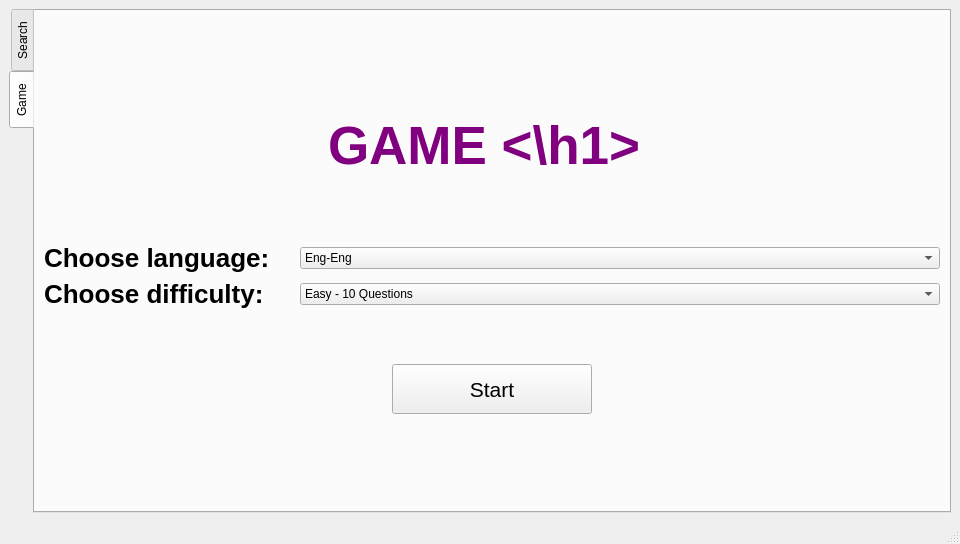
<?xml version="1.0" encoding="UTF-8"?>
<ui version="4.0">
 <class>MainWindow</class>
 <widget class="QMainWindow" name="MainWindow">
  <property name="geometry">
   <rect>
    <x>0</x>
    <y>0</y>
    <width>960</width>
    <height>544</height>
   </rect>
  </property>
  <property name="sizePolicy">
   <sizepolicy hsizetype="MinimumExpanding" vsizetype="Preferred">
    <horstretch>0</horstretch>
    <verstretch>0</verstretch>
   </sizepolicy>
  </property>
  <property name="windowTitle">
   <string>MainWindow</string>
  </property>
  <widget class="QWidget" name="centralwidget">
   <layout class="QHBoxLayout" name="horizontalLayout_2">
    <item>
     <widget class="QTabWidget" name="tabWidget">
      <property name="sizePolicy">
       <sizepolicy hsizetype="MinimumExpanding" vsizetype="Preferred">
        <horstretch>0</horstretch>
        <verstretch>0</verstretch>
       </sizepolicy>
      </property>
      <property name="tabPosition">
       <enum>QTabWidget::West</enum>
      </property>
      <property name="currentIndex">
       <number>1</number>
      </property>
      <property name="movable">
       <bool>true</bool>
      </property>
      <widget class="QWidget" name="tabSearch">
       <attribute name="title">
        <string>Search</string>
       </attribute>
       <widget class="QWidget" name="layoutWidget">
        <property name="geometry">
         <rect>
          <x>60</x>
          <y>0</y>
          <width>771</width>
          <height>91</height>
         </rect>
        </property>
        <layout class="QVBoxLayout" name="verticalLayout">
         <item>
          <layout class="QHBoxLayout" name="horizontalLayout">
           <item>
            <widget class="QComboBox" name="comboBoxSearch"/>
           </item>
           <item>
            <widget class="QLineEdit" name="lineEditSearch"/>
           </item>
           <item>
            <widget class="QPushButton" name="pushButtonSearch">
             <property name="text">
              <string>Search</string>
             </property>
            </widget>
           </item>
          </layout>
         </item>
         <item>
          <layout class="QHBoxLayout" name="horizontalLayoutSearchType">
           <item>
            <spacer name="horizontalSpacer">
             <property name="orientation">
              <enum>Qt::Horizontal</enum>
             </property>
             <property name="sizeType">
              <enum>QSizePolicy::Expanding</enum>
             </property>
             <property name="sizeHint" stdset="0">
              <size>
               <width>40</width>
               <height>20</height>
              </size>
             </property>
            </spacer>
           </item>
           <item>
            <widget class="QRadioButton" name="radioButtonSearchTypeKey">
             <property name="text">
              <string>Search for keyword</string>
             </property>
            </widget>
           </item>
           <item>
            <widget class="QRadioButton" name="radioButtonSearchTypeDef">
             <property name="text">
              <string>Search for definition</string>
             </property>
            </widget>
           </item>
           <item>
            <spacer name="horizontalSpacer_2">
             <property name="orientation">
              <enum>Qt::Horizontal</enum>
             </property>
             <property name="sizeHint" stdset="0">
              <size>
               <width>40</width>
               <height>20</height>
              </size>
             </property>
            </spacer>
           </item>
          </layout>
         </item>
        </layout>
       </widget>
       <widget class="QListWidget" name="listWidgetHistory">
        <property name="geometry">
         <rect>
          <x>10</x>
          <y>110</y>
          <width>221</width>
          <height>351</height>
         </rect>
        </property>
       </widget>
       <widget class="QTabWidget" name="tabWidgetDefinition">
        <property name="geometry">
         <rect>
          <x>340</x>
          <y>110</y>
          <width>341</width>
          <height>351</height>
         </rect>
        </property>
        <property name="currentIndex">
         <number>1</number>
        </property>
        <property name="tabsClosable">
         <bool>true</bool>
        </property>
        <property name="movable">
         <bool>true</bool>
        </property>
        <widget class="QWidget" name="tab">
         <attribute name="title">
          <string>Tab 1</string>
         </attribute>
         <widget class="QLabel" name="label">
          <property name="geometry">
           <rect>
            <x>20</x>
            <y>20</y>
            <width>63</width>
            <height>20</height>
           </rect>
          </property>
          <property name="text">
           <string>Word</string>
          </property>
         </widget>
         <widget class="QLabel" name="label_2">
          <property name="geometry">
           <rect>
            <x>20</x>
            <y>60</y>
            <width>71</width>
            <height>20</height>
           </rect>
          </property>
          <property name="text">
           <string>Definition</string>
          </property>
         </widget>
        </widget>
        <widget class="QWidget" name="tab_3">
         <attribute name="title">
          <string>Tab 2</string>
         </attribute>
        </widget>
       </widget>
       <widget class="QWidget" name="layoutWidget">
        <property name="geometry">
         <rect>
          <x>240</x>
          <y>110</y>
          <width>95</width>
          <height>103</height>
         </rect>
        </property>
        <layout class="QVBoxLayout" name="verticalLayoutWord">
         <item>
          <widget class="QPushButton" name="pushButtonAdd">
           <property name="text">
            <string>Add</string>
           </property>
          </widget>
         </item>
         <item>
          <widget class="QPushButton" name="pushButtonRemove">
           <property name="text">
            <string>Remove</string>
           </property>
          </widget>
         </item>
         <item>
          <widget class="QPushButton" name="pushButtonEdit">
           <property name="text">
            <string>Edit</string>
           </property>
          </widget>
         </item>
        </layout>
       </widget>
       <widget class="QListWidget" name="listWidgetWordOfTheDay">
        <property name="geometry">
         <rect>
          <x>710</x>
          <y>110</y>
          <width>161</width>
          <height>351</height>
         </rect>
        </property>
       </widget>
      </widget>
      <widget class="QWidget" name="game">
       <attribute name="title">
        <string>Game</string>
       </attribute>
       <layout class="QVBoxLayout" name="verticalLayout_6">
        <item>
         <layout class="QVBoxLayout" name="verticalLayout_5">
          <item>
           <layout class="QVBoxLayout" name="verticalLayout_4">
            <item>
             <layout class="QHBoxLayout" name="horizontalLayout_7">
              <item>
               <widget class="QLabel" name="label_3">
                <property name="sizePolicy">
                 <sizepolicy hsizetype="Fixed" vsizetype="Fixed">
                  <horstretch>0</horstretch>
                  <verstretch>0</verstretch>
                 </sizepolicy>
                </property>
                <property name="font">
                 <font>
                  <pointsize>20</pointsize>
                  <underline>false</underline>
                 </font>
                </property>
                <property name="styleSheet">
                 <string notr="true"/>
                </property>
                <property name="text">
                 <string>&lt;h1&gt; &lt;font color=purple&gt; GAME &lt;font&gt; &lt;\h1&gt;
 </string>
                </property>
               </widget>
              </item>
             </layout>
            </item>
            <item>
             <spacer name="verticalSpacer">
              <property name="orientation">
               <enum>Qt::Vertical</enum>
              </property>
              <property name="sizeType">
               <enum>QSizePolicy::Fixed</enum>
              </property>
              <property name="sizeHint" stdset="0">
               <size>
                <width>20</width>
                <height>60</height>
               </size>
              </property>
             </spacer>
            </item>
            <item>
             <layout class="QVBoxLayout" name="verticalLayout_3">
              <item>
               <layout class="QVBoxLayout" name="verticalLayout_2">
                <item>
                 <layout class="QHBoxLayout" name="horizontalLayout_4">
                  <item>
                   <widget class="QLabel" name="language_label">
                    <property name="sizePolicy">
                     <sizepolicy hsizetype="Fixed" vsizetype="Preferred">
                      <horstretch>0</horstretch>
                      <verstretch>0</verstretch>
                     </sizepolicy>
                    </property>
                    <property name="maximumSize">
                     <size>
                      <width>250</width>
                      <height>16777215</height>
                     </size>
                    </property>
                    <property name="font">
                     <font>
                      <pointsize>16</pointsize>
                     </font>
                    </property>
                    <property name="text">
                     <string>&lt;html&gt;&lt;head/&gt;&lt;body&gt;&lt;h3 style=&quot; margin-top:14px; margin-bottom:12px; margin-left:0px; margin-right:0px; -qt-block-indent:0; text-indent:0px;&quot;&gt;&lt;span style=&quot; font-size:large; font-weight:700;&quot;&gt;Choose language:&lt;/span&gt;&lt;/h3&gt;&lt;/body&gt;&lt;/html&gt;</string>
                    </property>
                   </widget>
                  </item>
                  <item>
                   <widget class="QComboBox" name="language_game_choose">
                    <item>
                     <property name="text">
                      <string>Eng-Eng</string>
                     </property>
                    </item>
                    <item>
                     <property name="text">
                      <string>Eng-Vie</string>
                     </property>
                    </item>
                    <item>
                     <property name="text">
                      <string>Vie-Eng</string>
                     </property>
                    </item>
                   </widget>
                  </item>
                 </layout>
                </item>
                <item>
                 <layout class="QHBoxLayout" name="horizontalLayout_3">
                  <item>
                   <widget class="QLabel" name="difficulty_label">
                    <property name="sizePolicy">
                     <sizepolicy hsizetype="Fixed" vsizetype="Preferred">
                      <horstretch>0</horstretch>
                      <verstretch>0</verstretch>
                     </sizepolicy>
                    </property>
                    <property name="maximumSize">
                     <size>
                      <width>250</width>
                      <height>16777215</height>
                     </size>
                    </property>
                    <property name="font">
                     <font>
                      <pointsize>16</pointsize>
                     </font>
                    </property>
                    <property name="text">
                     <string>&lt;html&gt;&lt;head/&gt;&lt;body&gt;&lt;h3 style=&quot; margin-top:14px; margin-bottom:12px; margin-left:0px; margin-right:0px; -qt-block-indent:0; text-indent:0px;&quot;&gt;&lt;span style=&quot; font-size:large; font-weight:700;&quot;&gt;Choose difficulty:&lt;/span&gt;&lt;/h3&gt;&lt;/body&gt;&lt;/html&gt;</string>
                    </property>
                   </widget>
                  </item>
                  <item>
                   <widget class="QComboBox" name="difficulty_game">
                    <item>
                     <property name="text">
                      <string>Easy - 10 Questions</string>
                     </property>
                    </item>
                    <item>
                     <property name="text">
                      <string>Medium - 20 Questions</string>
                     </property>
                    </item>
                    <item>
                     <property name="text">
                      <string>Hard - 30 Questions</string>
                     </property>
                    </item>
                   </widget>
                  </item>
                 </layout>
                </item>
               </layout>
              </item>
             </layout>
            </item>
            <item>
             <spacer name="verticalSpacer_2">
              <property name="orientation">
               <enum>Qt::Vertical</enum>
              </property>
              <property name="sizeType">
               <enum>QSizePolicy::Fixed</enum>
              </property>
              <property name="sizeHint" stdset="0">
               <size>
                <width>20</width>
                <height>40</height>
               </size>
              </property>
             </spacer>
            </item>
            <item>
             <layout class="QHBoxLayout" name="horizontalLayout_5">
              <item>
               <layout class="QHBoxLayout" name="horizontalLayout_6">
                <item>
                 <widget class="QPushButton" name="Game_start">
                  <property name="sizePolicy">
                   <sizepolicy hsizetype="Minimum" vsizetype="Fixed">
                    <horstretch>0</horstretch>
                    <verstretch>0</verstretch>
                   </sizepolicy>
                  </property>
                  <property name="minimumSize">
                   <size>
                    <width>200</width>
                    <height>50</height>
                   </size>
                  </property>
                  <property name="maximumSize">
                   <size>
                    <width>100</width>
                    <height>32</height>
                   </size>
                  </property>
                  <property name="sizeIncrement">
                   <size>
                    <width>7</width>
                    <height>0</height>
                   </size>
                  </property>
                  <property name="font">
                   <font>
                    <pointsize>16</pointsize>
                   </font>
                  </property>
                  <property name="text">
                   <string>Start</string>
                  </property>
                 </widget>
                </item>
               </layout>
              </item>
             </layout>
            </item>
           </layout>
          </item>
         </layout>
        </item>
       </layout>
      </widget>
     </widget>
    </item>
   </layout>
  </widget>
  <widget class="QMenuBar" name="menubar">
   <property name="geometry">
    <rect>
     <x>0</x>
     <y>0</y>
     <width>960</width>
     <height>22</height>
    </rect>
   </property>
  </widget>
  <widget class="QStatusBar" name="statusbar"/>
 </widget>
 <resources/>
 <connections/>
</ui>
